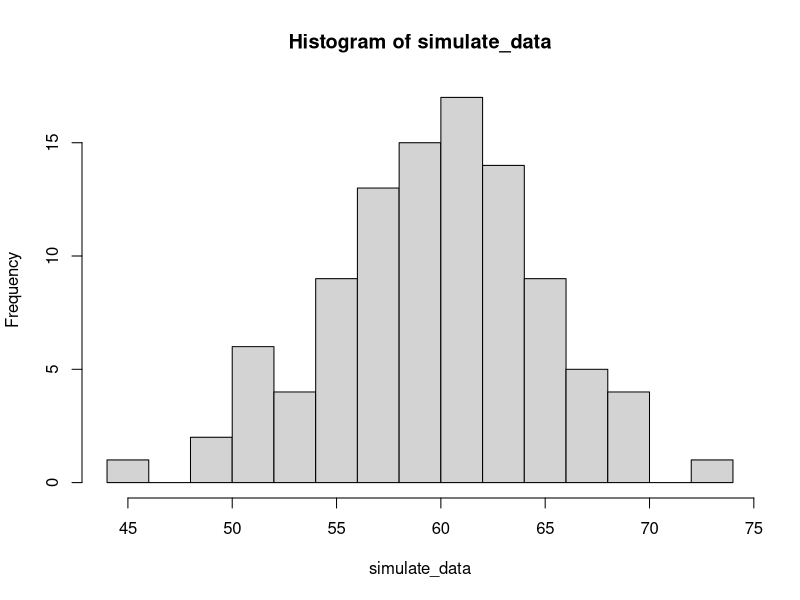
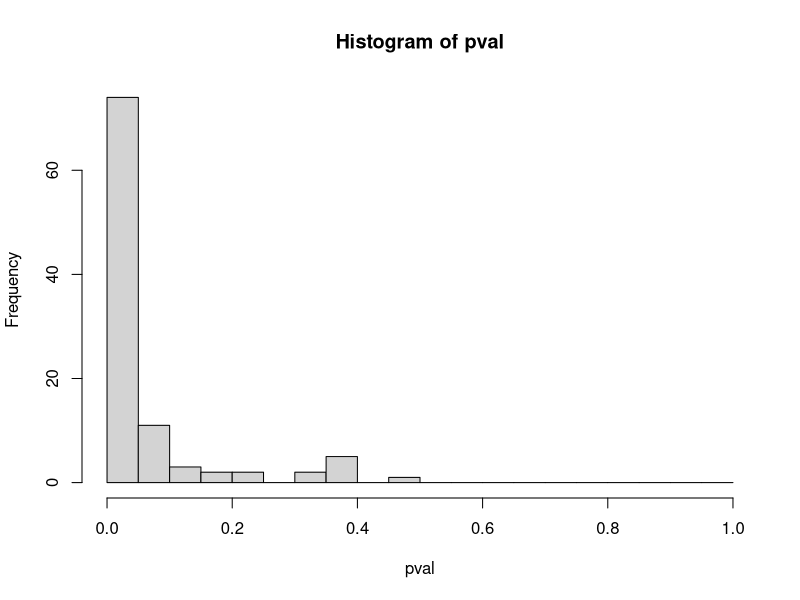

The R source for these figures, in order:
#sandbox for power app
library(vcd)

rm(list = ls())

###user inputs
sample_size=100;
num_trials=100;
p=0.6;
hA=">0.5";
sig_level=0.05;

###logic
ps=as.matrix(rep(p,num_trials))

simulate_data <- rbinom(num_trials,sample_size,ps)

#p-values assuming null p=0.05
pval <- switch(hA,
               "two_side"= pbinom(0.5*sample_size + abs(simulate_data-0.5*sample_size),sample_size,0.5,lower.tail=F)
               + pbinom(0.5*sample_size - abs(simulate_data-0.5*sample_size),sample_size,0.5,lower.tail=T),
               "<0.5" = pbinom(0.5*sample_size - abs(simulate_data-0.5*sample_size),sample_size,0.5,lower.tail=T),
               ">0.5" = pbinom(0.5*sample_size + abs(simulate_data-0.5*sample_size),sample_size,0.5,lower.tail=F)
)

#power 
#qbinom has off-by-one errors, not sure why
#for the two sided test we'll assume a symmetric rejection interval (ie. equal mass in lower and upper tail)
power <- switch(hA,
                "two_side"= pbinom(qbinom(sig_level/2,sample_size,0.5, lower.tail=T)-1,sample_size,p,lower.tail=T)
                +pbinom(qbinom(sig_level/2,sample_size,0.5, lower.tail=T),sample_size,p,lower.tail=T),
                "<0.5" = pbinom(qbinom(sig_level,sample_size,0.5, lower.tail=T)-1,sample_size,p,lower.tail=T),
                ">0.5" = pbinom(qbinom(sig_level,sample_size,0.5, lower.tail=F),sample_size,p,lower.tail=F)
)

num_rejects=sum(pval<0.05)
est_power <- num_rejects/num_trials

hist(simulate_data,breaks=20)
hist(pval,breaks=(0:ceiling(1/sig_level)/ceiling(1/sig_level)))

#mosaic(as.matrix(c(num_rejects,num_trials-num_rejects)))